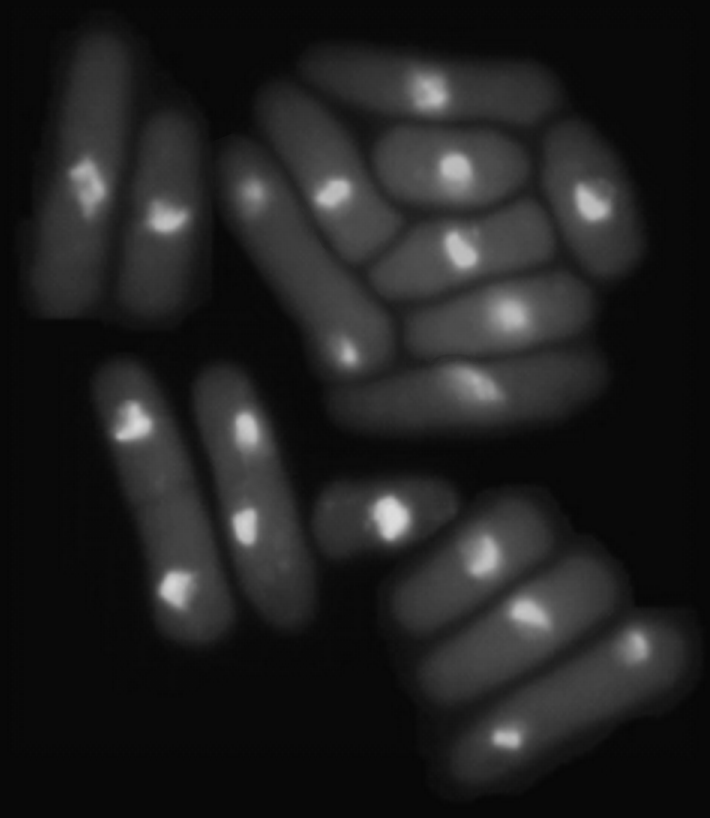
#> input picture tp3/levadura.png, 710 x 818 px
$ python watershedEmi.py
#> lines starting #> are read from the running program, lines starting #| are printed output that depends on the picture; after the words box and inside, x2 and y2 are one past the last pixel; in counts of white or black regions, pixels touching at a corner belong together
import cv2 as cv
import numpy as np
from matplotlib import pyplot as pl

def setBinary(image, val):
    gray = cv.cvtColor(image, cv.COLOR_RGB2GRAY)
    ret1, fg = cv.threshold(gray, val, 255,cv.THRESH_BINARY)  # aplica funcion threadhole / ret1 si es true --> significa q no tenemos error
    ret2, bg = cv.threshold(gray, val, 255,cv.THRESH_BINARY)  # aplica funcion threadhole / ret1 si es true --> significa q no tenemos error
    return fg , bg

def lam(x):
    return x


def main():
    cv.namedWindow('Tracks')
    cv.createTrackbar('Thresh', 'Tracks', 100, 255, lam)
    cv.createTrackbar('Dilate', 'Tracks', 20, 100, lam)
    cv.createTrackbar('Erode', 'Tracks', 3, 100, lam)
    cv.createTrackbar('DilateFg', 'Tracks', 20, 100, lam)

    while True:
        key = cv.waitKey(30)
#> (key Esc is pressed here)

        #ToBinary
        threshVal = cv.getTrackbarPos('Thresh', 'Tracks')
        img = cv.imread("levadura.png")
#> img is the input picture: shape (818, 710, 3); min 6, max 222, mean 33.1
        fg , bg = setBinary(img, threshVal)
#> in setBinary, `ret1, fg = cv.threshold(gray, val, 255,cv.THRESH_BINARY)`:
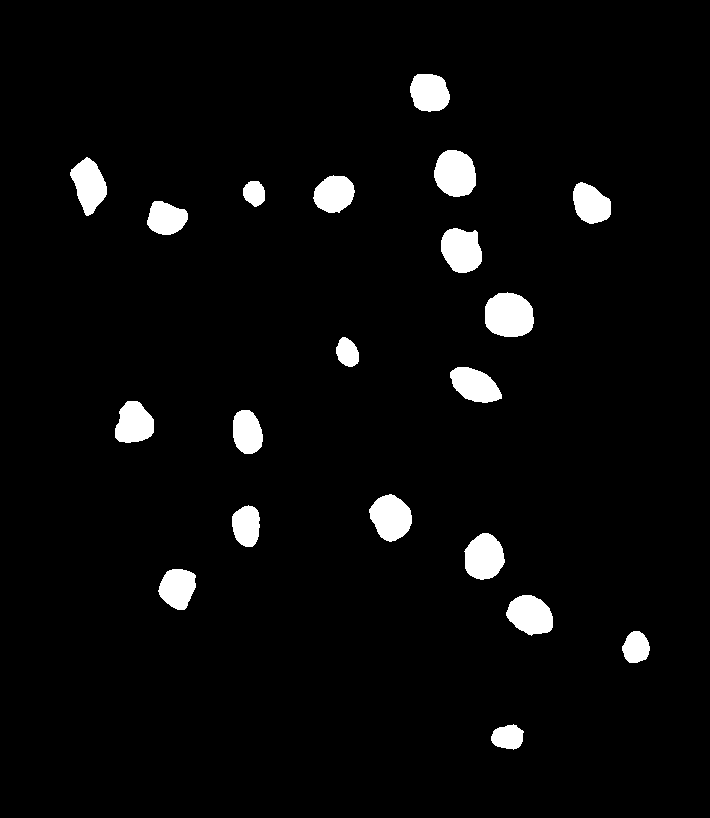
#> fg: shape (818, 710); 4% white; 20 white regions, largest, box (x1, y1, x2, y2) and area: (485, 292, 534, 337) 1802, (434, 150, 476, 197) 1571, (369, 494, 412, 542) 1464
#> in setBinary, `ret1, fg = cv.threshold(gray, val, 255,cv.THRESH_BINARY)`: ret1 = 100
        #cv.imshow("bin", imgBinary)


        # sure background area
        dilateVal = cv.getTrackbarPos('Dilate', 'Tracks')
        kernel = np.ones((dilateVal, dilateVal), np.uint8)
        sure_bg = cv.dilate(bg, kernel, iterations=3)
#> sure_bg: shape (818, 710); 28.4% white; 9 white regions, largest, box (x1, y1, x2, y2) and area: (383, 47, 564, 433) 41452, (43, 130, 385, 265) 32322, (342, 467, 583, 666) 26950

        # Finding sure foreground area
        erodeVal = cv.getTrackbarPos('Erode', 'Tracks')
        kernelErode = np.ones((erodeVal, erodeVal), np.uint8)
        fg_eroded = cv.morphologyEx(fg, cv.MORPH_ERODE, kernelErode)
#> fg_eroded: shape (818, 710); 3.4% white; 20 white regions, largest, box (x1, y1, x2, y2) and area: (486, 294, 533, 336) 1619, (435, 151, 475, 196) 1397, (370, 495, 411, 541) 1286

        dilateVal2 = cv.getTrackbarPos('DilateFg', 'Tracks')
        kernelFgDilation = np.ones((dilateVal2, dilateVal2), np.uint8)
        fgDilated = cv.morphologyEx(fg_eroded,cv.MORPH_DILATE, kernelFgDilation)
#> fgDilated: shape (818, 710); 9.5% white; 20 white regions, largest, box (x1, y1, x2, y2) and area: (477, 285, 543, 346) 3671, (426, 142, 485, 206) 3373, (361, 486, 421, 551) 3300

        # dist_transform = cv.distanceTransform(fg_eroded, cv.DIST_L2, 5)
        #ret, sure_fg = cv.threshold(dist_transform, 0.7 * dist_transform.max(), 255, 0)

        # Finding unknown region
        unknown = cv.subtract(sure_bg, fgDilated)
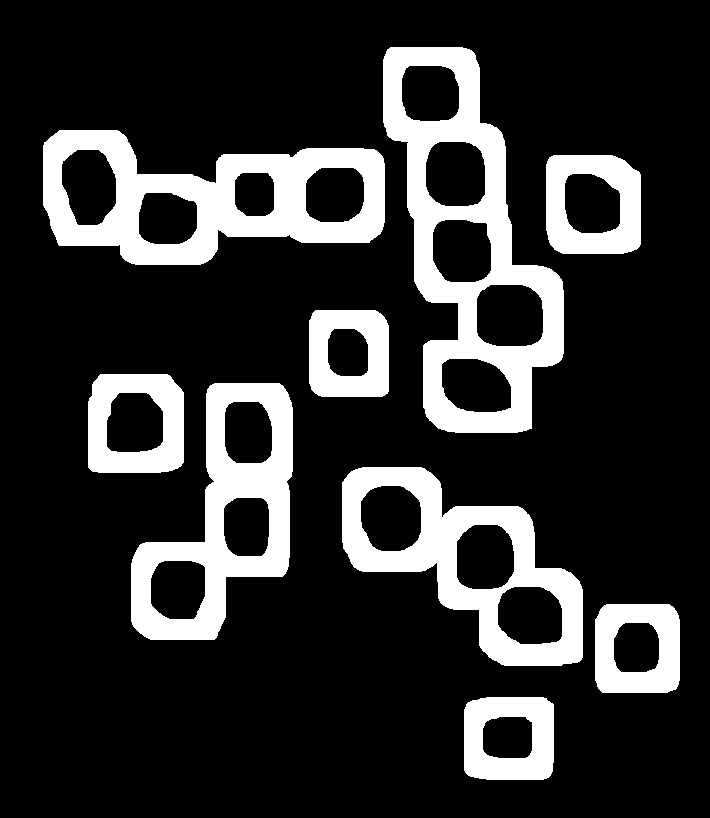
#> unknown: shape (818, 710); 18.9% white; 9 white regions, largest, box (x1, y1, x2, y2) and area: (383, 47, 564, 433) 25286, (43, 130, 385, 265) 22152, (342, 467, 583, 666) 17269
        #cv.imshow("sureFg", fgDilated)
        #cv.imshow("subreBg", sure_bg)

        #Markers
        _, markers = cv.connectedComponents(fgDilated)
#> markers: shape (818, 710) int32; 21 distinct labels, from 0 to 20
        # Add one to all labels so that sure background is not 0, but 1
        markers = markers + 1
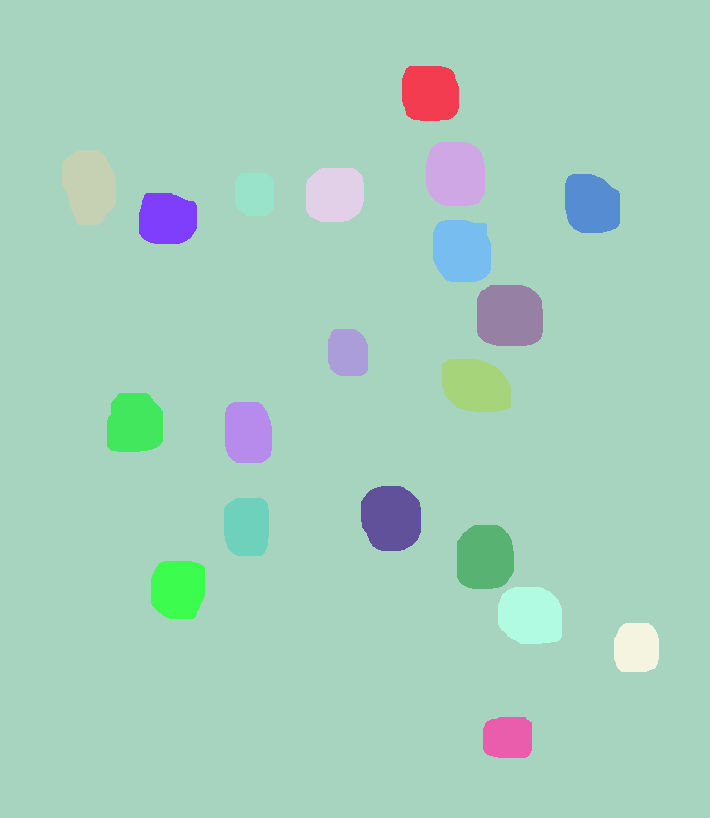
#> markers: shape (818, 710) int32; 21 distinct labels, from 1 to 21; one colour per label, 0 black
        # Now, mark the region of unknown with zero
        markers[unknown == 255] = 0
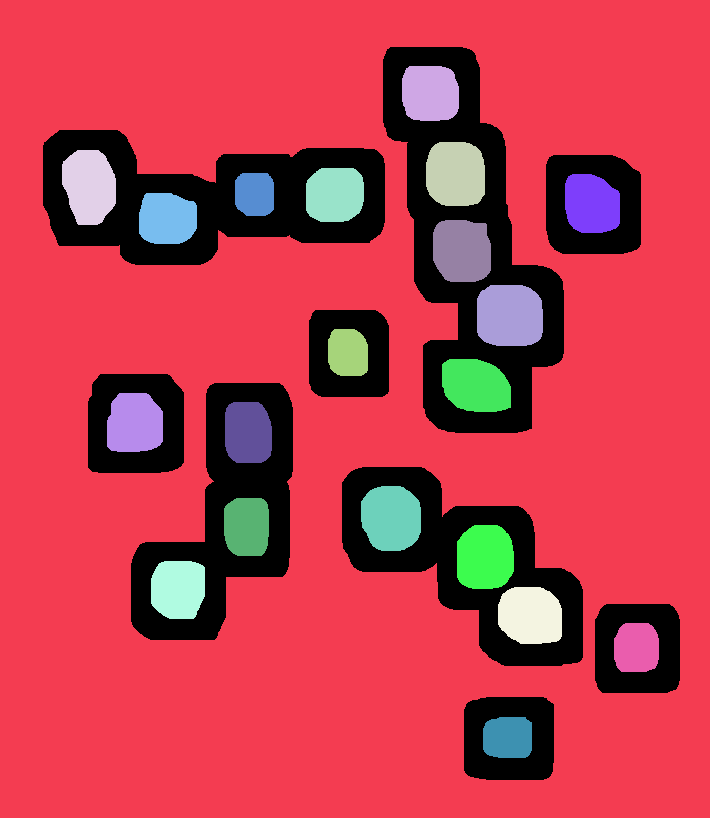
#> markers: shape (818, 710) int32; 22 distinct labels, from 0 to 21; one colour per label, 0 black

        pl.imshow(markers, cmap="jet")
        pl.show()

        markers = cv.watershed(img, markers)
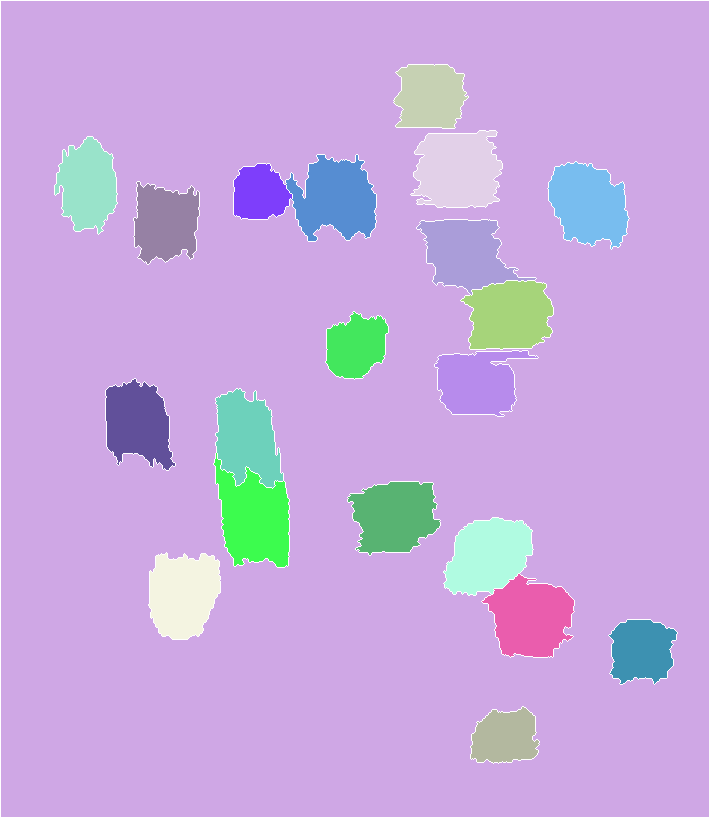
#> markers: shape (818, 710) int32; 22 distinct labels, from -1 to 21; one colour per label, 0 black, -1 white
        for i in np.unique(markers):
            if i % 3 == 0:
                img[markers == i] = [255, 0, 0]
            elif i % 3 == 1:
                img[markers == i] = [0, 255, 0]
            else:
                img[markers == i] = [0, 0, 255]
#> this loop made 22 passes
#> i on pass 1: -1
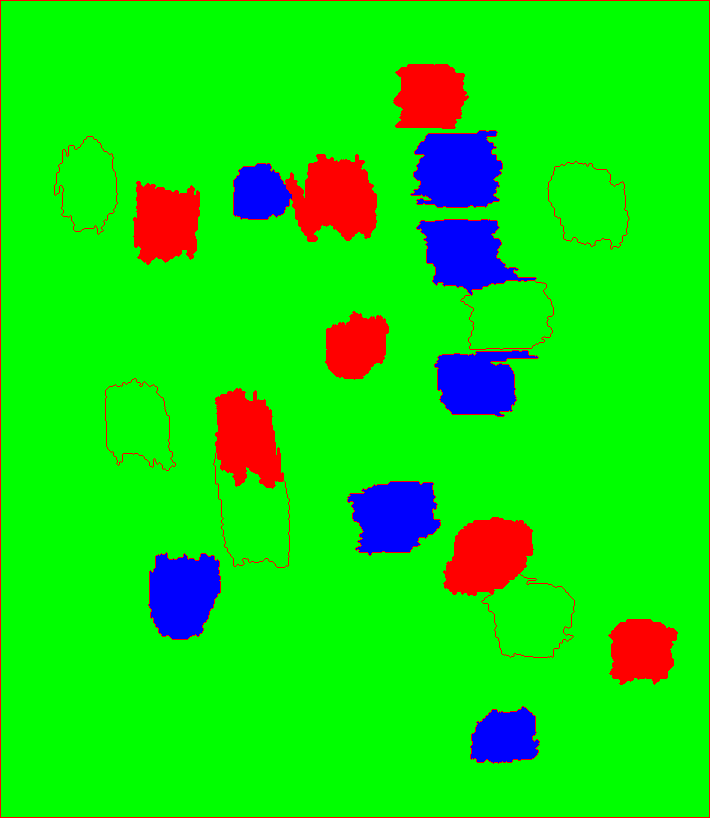
#> img: shape (818, 710, 3); mean B, G, R 13.1, 225.4, 16.6

        # img[markers==-1] = [0,255,0]
        img[markers == 1] = [255, 255, 0]
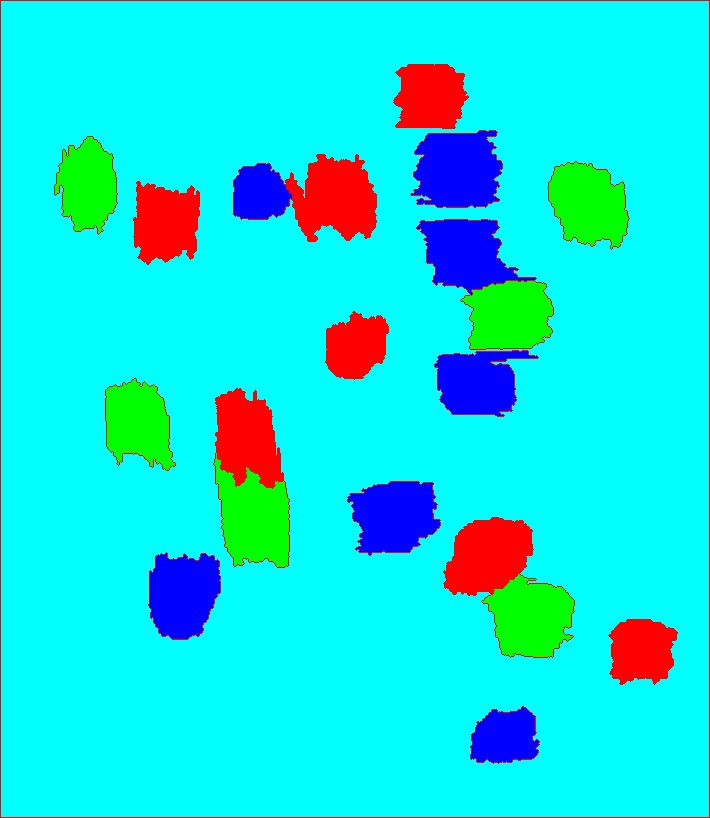
#> img: shape (818, 710, 3); mean B, G, R 225.7, 225.4, 16.6
        # img[markers==22] = [255,255,255]

        cv.imshow("original", img)

        pl.imshow(img, cmap="jet")
        pl.show()

        if key == 27:
            break

main()
